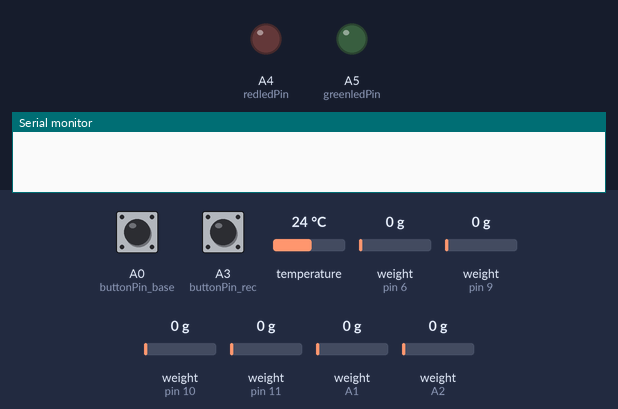
The sketch below on a simulated Arduino Uno, built with avr-gcc and run on an emulated ATmega328P. On the bench: output pins drawn as LEDs (lit = HIGH), the last lines printed to the serial monitor. Dashed ring = blinking. The test bench sets the inputs (shaded band); at power-on: A0 (buttonPin_base) LOW, A3 (buttonPin_rec) LOW, weight on the scale (sensors on pin 6, pin 9, pin 10, pin 11, A1, A2) 0 g, temperature 24 °C. The local clock reads 2024-03-15 10:24:30 at power-on unless the sketch sets it; storage starts empty.

Above: at 0.1 s.
At 4.2 s:
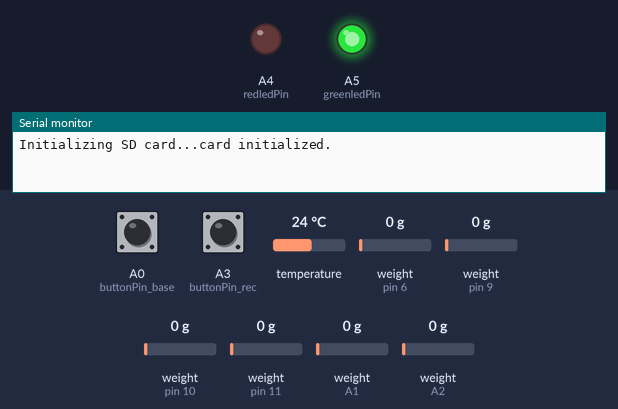
4.3 s: A0 (buttonPin_base) pulled HIGH for 0.75 s
At 5.3 s:
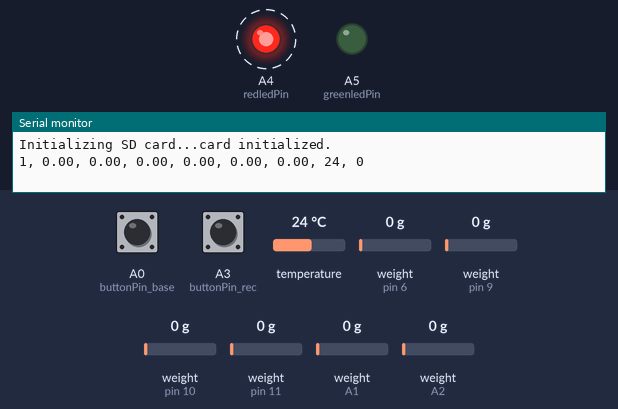
8.3 s: A3 (buttonPin_rec) pulled HIGH for 0.75 s
10.5 s: A3 (buttonPin_rec) pulled HIGH for 1 s
14.8 s: A3 (buttonPin_rec) pulled HIGH for 3.2 s
19.5 s: weight on the scale (sensor on pin 6) set to 100 g
Timing chart, 0 to 23.8 s (numbered marks = the images above; inputs shaded):
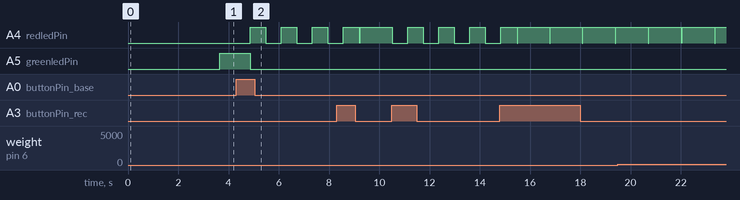

Measured:
- after the input at 4.3 s, A4 (redledPin): alternates HIGH for 0.62 s and LOW for 0.62 s, starting after 0.57 s; A5 (greenledPin): HIGH → LOW after 0.57 s

The sketch:

210320_proto1_pcmode_clk_BLE.ino
```cpp
// (licence header left out)
//USE Serial FOR BLE CONNECTION WITH ADALOGGER

//----------INCLUDING LIBRARIES---------------------------------------------------------------
#include <SPI.h> //lib for Serial peripheral interface
#include <SD.h> //lib for sd card
#include <Q2HX711.h> //lib for HX711
//#include <HX711-multi.h>
#include <Wire.h> //needed for RTC
#include "RTClib.h" //lib for RTC
//#include <dht11.h> //lib for temperature & humidity

//----------DEFINING PINS, VARIABLES & FUNCTIONS-----------------------------------------------
const int chipSelect = 4; //port for sd card

//Variables for hx711 -> 1 LOADCELL AND 1 STRAIN GAUGE IN USE
const int DOUT1 = A1; //strain gauge 1 4A
const int CLK = 5; //strain gauge 1 4A

const int DOUT2 = A2; //strain gauge 2 4B
//const int CLK2 = 10; //strain gauge 2 4B

const int DOUT3 = 6; //strain gauge 3 data LOAD CELL
//const int CLK1 = 12; //strain gauge 3 clock LOAD CELL

const int DOUT4 = 9; //strain gauge 4 data
//const int CLK4 = 5; //strain gauge 4 clock -> to define Pin as input

const int DOUT5 = 10; //strain gauge 5 data

const int DOUT6 = 11; //strain gauge 6 data

//const int DOUT7 = 12; //strain gauge 7 data

//const int DOUT8 = 13; //strain gauge 8 data

//Variables for LEDS and Button
const int redledPin = A4; //red led pin (data acquisition on going)
const int greenledPin = A5;//green led pin (no data acquisition,system ready)
const int buttonPin_rec = A3; //button pin for recording
const int buttonPin_base = A0; //button pin for baseline

int buttonPushCounter_rec = 0; // counter for the number of recording button presses
int buttonState_rec = 0; //current recording button state
int lastButtonState_rec = 0; // previous state of the recording button
int buttonPushCounter_base = 0; // counter for the number of baseline button presses
int buttonState_base = 0; //current baseline button state
int lastButtonState_base = 0; // previous state of the baseline button

// Variables for red led blinking
int redledState = LOW;             // ledState used to set the LED
unsigned long previousblinkMillis = 0;        // will store last time LED was updated
const long interval = 500;

long id = 1; //store the id # of our reading

//unsigned long offsettime; //offset from start rectime
unsigned long t0;
unsigned long t;
unsigned long currentmillis;
String filename; // create filename variable for baseline

//#define DHT11_PIN 13 //data pin temperature&humidity

//Functions for hx711 Q2HX711
Q2HX711 strain1(DOUT1,CLK); //strain gauge 1
Q2HX711 strain2(DOUT2,CLK); //strain gauge 2
Q2HX711 strain3(DOUT3,CLK); //strain gauge 3
Q2HX711 strain4(DOUT4,CLK); //strain gauge 4
Q2HX711 strain5(DOUT5,CLK); //strain gauge 5
Q2HX711 strain6(DOUT6,CLK); //strain gauge 6
//Q2HX711 strain7(DOUT7,CLK); //strain gauge 7
//Q2HX711 strain8(DOUT8,CLK); //strain gauge 8

//Function for RTC with date, time & temperature
RTC_DS3231 rtc;

//Function for DHT11 (temp&hum)
//dht11 DHT;


//----------SETUP LOOP------------------------------------------------------------------------------
void setup() {

  //Serial not needed in battery modus
    Serial.begin(9600); // start Serial
    delay(3000); // wait for console opening

  //Temperature sensor not in use at the moment
    //int chk = DHT.read(DHT11_PIN);
    //int temp = DHT.temperature;
    //int humidity = DHT.humidity;

  //Serial not needed in battery modus
    while (!Serial) {
        ; // wait for Serial port connection
    }
    Serial.print("Initializing SD card..."); //initializing sd card

  if (!SD.begin(chipSelect)) {
    Serial.println("Card failed"); // sd card not found
       while (1);
   }
  Serial.println("card initialized."); //sd card ok

  if (! rtc.begin()) { //check if RTC available
      Serial.println("Couldn't find RTC"); //errore message if not found
     while (1);
   }

  if (rtc.lostPower()) {
    Serial.println("RTC lost power, lets set the time!"); //error message if no power
    rtc.adjust(DateTime(F(__DATE__), F(__TIME__))); //set time via PC
    // This line sets the RTC with an explicit date & time, for example to set
    // January 21, 2014 at 3am you would call:
    // rtc.adjust(DateTime(2014, 1, 21, 3, 0, 0));

  }

  pinMode(redledPin, OUTPUT); // define redledPin as output for data acquisition
  pinMode(greenledPin,OUTPUT); //define greenledPin as output for system ready
  pinMode(buttonPin_rec, INPUT); // define buttonPin as input
  pinMode(buttonPin_base, INPUT); // define buttonPin base as input
  //pinMode(DOUT4, INPUT); // define CLK4 as input


  //RTC Function & variables
  DateTime now = rtc.now(); //date & time

  int year_2digit = (now.year()-2000); //get year as 2 digit
  int temp = rtc.getTemperature(); //get temperature from RTC

//Construct filename (maxiumum digit # of filename = 12)
  filename = String(year_2digit) + String(now.month()) + String(now.day()) + String(now.minute()) + String(".txt");
  //filename_rec =  String("r") + String(year_2digit) + String(now.month()) + String(now.day()) + String(now.minute()) + String(".txt");

  File dataFile = SD.open(filename,FILE_WRITE); //open file

   String actual_date = String(now.day()) + "." + String(now.month()) + "." + String(now.year()); //actual date
   String actual_time = String(now.hour()) + ":" + String(now.minute()) + ":" + String(now.second()); //actual time
   String userinfo = "Date: " + actual_date + " , In use by: Mena"; //user info
   String infoline_start = "Daytime: " + actual_time + ", Temperature: " + String(temp) + "°C";// file infoline
   String header = "ID, strain1, strain2, temp [°C], runtime [ms]"; // file header

  if (dataFile){ //if file is available write sensor data
    //dataFile.println(",,"); //blank line in case there where previous data
    File dataFile = SD.open(filename, FILE_WRITE); //open baseline file
    dataFile.println(userinfo); //print user info in datafile
    dataFile.println(infoline_start); //printing general info in datafile
    dataFile.println(header); //writing header in datafile
    dataFile.close();
    //Serial.println(userinfo); //print user info on Serial
    //Serial.println(infoline_start); //print infoline on Serial
    //Serial.println(header); // print also sensor data to Serial
  }

  else {
    //Serial.println("error creating datafile"); // error message if file not open
  }

}

//-----------------------------------------blinkblink------------------------------------------------------------
//Function red led blinking
void blinkblink() {
  unsigned long currentblinkMillis = millis();

  if (currentblinkMillis - previousblinkMillis >= interval) {
    // save the last time you blinked the LED
    previousblinkMillis = currentblinkMillis;

    // if the LED is off turn it on and vice-versa:
    if (redledState == LOW) {
      redledState = HIGH;
    } else {
      redledState = LOW;
    }

    // set the LED with the ledState of the variable:
    digitalWrite(redledPin, redledState);
  }
}

//-----------------------------------LOOP-------------------------------------------------------------------------
void loop() {

  float strain1out = strain1.read(); // reading HX711 from strain gauge 1
  float strain2out = strain2.read(); // reading HX711 from strain gauge 2
  float strain3out = strain3.read(); // reading HX711 from strain gauge 3
  float strain4out = strain4.read(); // reading HX711 from strain gauge 4
  float strain5out = strain5.read(); // reading HX711 from strain gauge 5
  float strain6out = strain6.read(); // reading HX711 from strain gauge 6
  //float strain7out = strain7.read(); // reading HX711 from strain gauge 7
  //float strain8out = strain8.read(); // reading HX711 from strain gauge 8
  //int chk = DHT.read(DHT11_PIN);
  //int temp = DHT.temperature;
  //int humidity = DHT.humidity;
  DateTime now = rtc.now(); //date & time
  int temp = rtc.getTemperature();
  t0 = millis();

  String actual_time = String(now.hour()) + ":" + String(now.minute()) + ":" + String(now.second()); //actual time
  //String filename_inuse = filename_new;
  String dataoutput = String(id) + ", " + String(strain1out) + ", "+ String(strain2out)+ ", " + String(strain3out) + ", " + String(strain4out) + ", " + String(strain5out) + ", " + String(strain6out) + ", " + String(temp) + ", " + String(t);

  buttonState_rec = digitalRead(buttonPin_rec); //read state of recording button
  buttonState_base = digitalRead(buttonPin_base); //read state of baseline button


  if(buttonState_base != lastButtonState_base){

    if (buttonState_base == HIGH) {//if button pressed
      buttonPushCounter_base++;
      id = 1; //reset index
      currentmillis = t0;
      File dataFile = SD.open(filename,FILE_WRITE); //open dataFile
      dataFile.println("BASELINE Time: " + actual_time);
      dataFile.close();
      //Serial.println("BASELINE Time: " + actual_time);
    }
     lastButtonState_base = buttonState_base;
     t = 0;

  }

  if ((buttonPushCounter_base % 2 == 1) && (buttonPushCounter_rec % 2 == 0 || buttonPushCounter_rec % 2 == 1)) {
    digitalWrite(greenledPin, LOW);
    blinkblink(); //function red led blinking
    t = t0 - currentmillis; //reset millis
    File dataFile = SD.open(filename,FILE_WRITE); //open dataFile
    dataFile.println(dataoutput); //print sensor data to datafile
    dataFile.close();
    Serial.println(dataoutput); // print also sensor data to Serial
    id++; //Increment ID number for row
    }
    else {
   digitalWrite(redledPin, LOW);
   digitalWrite(greenledPin, HIGH);
  }


  if(buttonState_rec != lastButtonState_rec) {//compare current and last button states
   //if state has changed (button pressed)

    if (buttonState_rec == HIGH) {//if button pressed
      buttonPushCounter_rec++;
      id = 1; //reset index
      currentmillis = t0;
      File dataFile = SD.open(filename,FILE_WRITE); //open dataFile
      dataFile.println("RECORDING Time: " + actual_time);
      dataFile.close();
     //Serial.println("RECORDING Time: " + actual_time);
    }
      lastButtonState_rec = buttonState_rec;
     t = 0;

  }

  if ((buttonPushCounter_rec % 2 == 1) && (buttonPushCounter_base % 2 == 0 || buttonPushCounter_base % 2 == 1)) {
    digitalWrite(greenledPin, LOW);
    digitalWrite(redledPin, HIGH);
    t = t0 - currentmillis; //reset millis
    File dataFile = SD.open(filename,FILE_WRITE);
    dataFile.println(dataoutput); //print sensor data to datafile
    dataFile.close();
    Serial.println(dataoutput); // print also sensor data to Serial
    id++; //Increment ID number for row
  } else {
    if(buttonPushCounter_base % 2 == 0){
    digitalWrite(redledPin, LOW);
    digitalWrite(greenledPin, HIGH);
    }
}

  //delay(1000);
}
```
